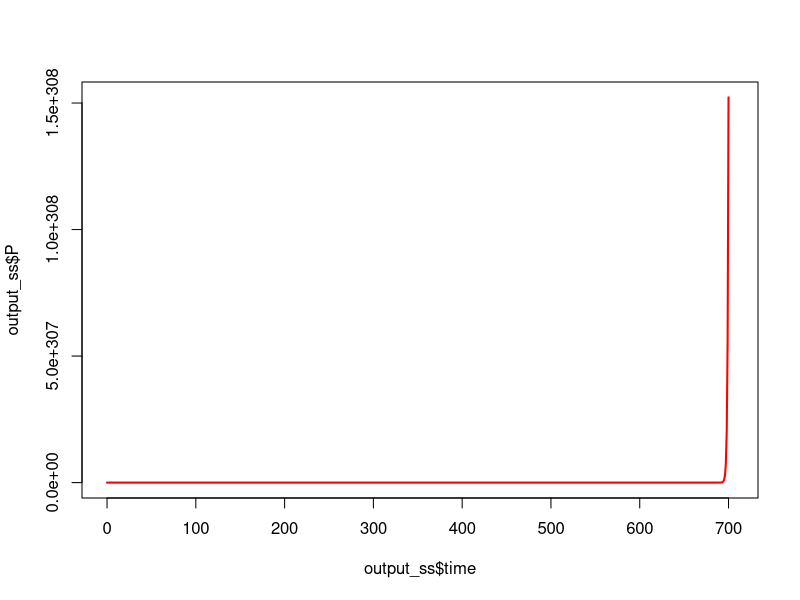
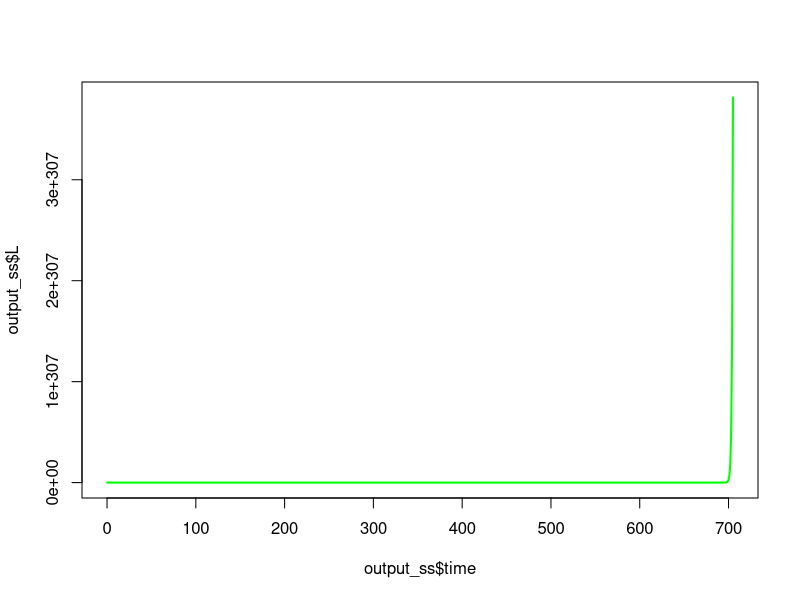

The R script that drew these images, in order:
require(deSolve)

snail_size=function(t, n, parameters) { 
  with(as.list(parameters),{
    
    P=n[1]
    L=n[2]
    S1=n[3]
    S2=n[4]
    S3=n[5]
    
    Bp = (a*(L/10)^b)/10 #Mean prawn mass using conversion from length (cm) to weight (g)
    
    Bn = S1*0.01 + S2*0.1 + S3*0.5
    
      rps1 = Bp / (S1*0.01) #Prawn to snail mass ratio of size class 1
      rps2 = Bp / (S2*0.1)  #Prawn to snail mass ratio of size class 2
      rps3 = Bp / (S3*0.5)  #Prawn to snail mass ratio of size class 3
      
      rps = Bp/Bn #total prawn to snail mass ratio
      
        Th = 0.53623*exp(-0.05167*rps) #from fit to Th / rps data in sokolow 2013
        alpha1 = 1+0.03*rps1
        alpha2 = 1+0.03*rps2
        alpha3 = 1+0.03*rps3
    
    Bm = P*Bp #per prawn biomass conversion to total biomass
    
    dPdt= -P*(muP*L^-0.25 + Bm/phi) #Number of prawns subject to baseline mortality rate and density dependent mortality

    dLdt= k/(1+gam*Bm)*(linf - L) #Mean prawn length growing at growth rate k limited by max length linf, and pop density (B/phi)
    
      #psi1 = (P*alpha*gam1*S1) / (1+alpha*Th*(gam1*S1 + gam2*S2 + gam3*S3))
        psi1 = (P*alpha1) / (1+alpha1*Th*(S1+S2+S3))
      #psi2 = (P*alpha*gam2*S2) / (1+alpha*Th*(gam1*S1 + gam2*S2 + gam3*S3))
        psi2 = (P*alpha2) / (1+alpha2*Th*(S1+S2+S3))
      #psi3 = (P*alpha*gam3*S3) / (1+alpha*Th*(gam1*S1 + gam2*S2 + gam3*S3))
        psi3 = (P*alpha3) / (1+alpha3*Th*(S1+S2+S3))
      
      N = S1+S2+S3
          
    dS1dt = f*(1-N/Kn)*(S2+S3) - muN*S1 - psi1*S1 - g1*S1
    
    dS2dt = g1*S1 - muN*S2 - psi2*S2 - g2*S2
    
    dS3dt = g2*S2 - muN*S3 - psi3*S3
      
    
    return(list(c(P, L, S1, S2, S3)))
  }) 
} 

#Set initial values and parameters ##################
nstart=c(P = 15000, L = 25, S1 = 1000, S2 = 400, S3 = 100)
time=seq(0,365*2,1)

#List parameters and values
parameters=c(
  #PRawn model parameters
    a = 0.096868,
    b = 3.2944,
    gam = 1e-6, #crowding parameter that reduces growth rate at high density
    muP = 0.006136986, #baseline prawn mortality rate
    phi = 40000000, #biomass-assessed density dependence parameter in one hactare
    k = 0.00339726, #growth rate (mm/day)
    linf = 206, #max length (mm)
    
  #Snail model parameters
    f = 0.16, #Birth rate of adult snails
    muN = 1/365, #Natural mortality rate of snails (assume mean lifespan =100 days)
    g1 = 1/37, #Time to transition to 8mm class assuming growth rate of 1.5mm/14 days (McCreesh 2014) 
    g2 = 1/62, #Time to transition to 12mm class assuming growth rate of 0.9mm/14 days (McCreesh 2014) 
    Kn = 15000
  )


#Run & plot ############
output_ss=as.data.frame(ode(nstart,time,snail_size,parameters))

#plot results ###############
  plot(output_ss$time, output_ss$P, type = 'l', col = 'red', lwd=2)
  plot(output_ss$time, output_ss$L, type = 'l', col = 'green', lwd=2)
